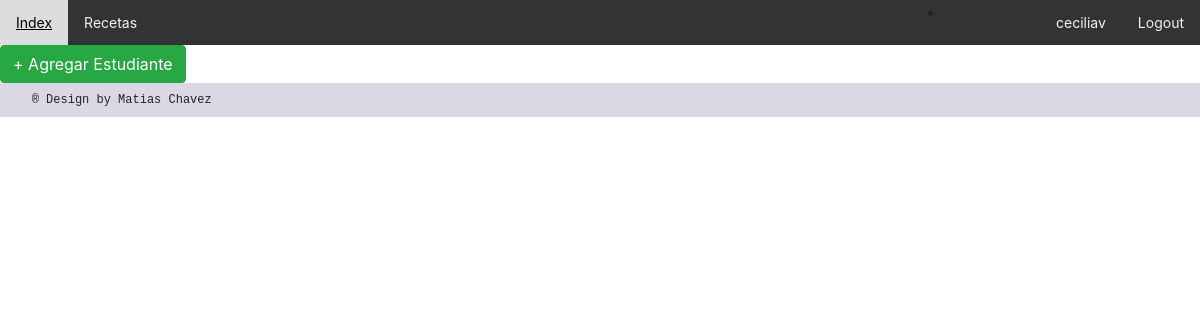
Before: /AppGlobal/perfil/mis_blogs/ (signed in) with the older database file.
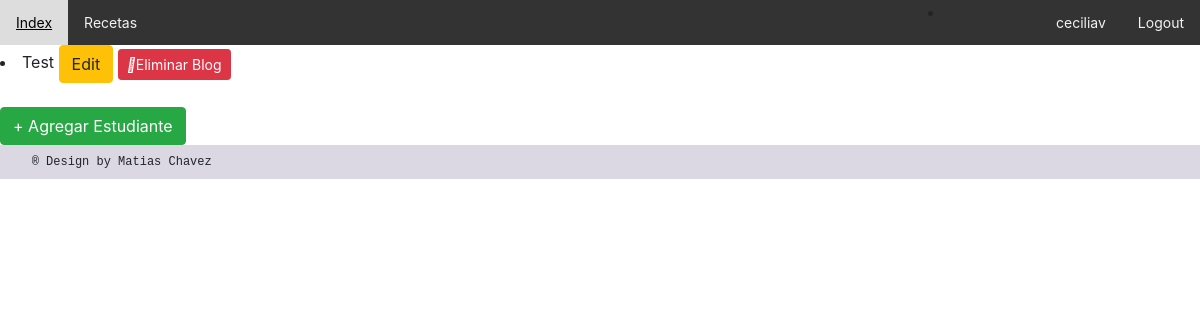
After: the same page with the newer database file.
### AppGlobal/models.py (models this page shows, shortened)
class Blog(models.Model):
   titulo = models.CharField(max_length=60, unique=True)
   slug = AutoSlugField(populate_from='titulo',editable=True, always_update=True)
   descripcion = models.CharField(max_length=120, unique=True)
   body = models.TextField()
   publish_date = models.DateTimeField(auto_now_add=True)
   image = models.ImageField(upload_to='imagenes', null = True, blank = True)
   author= models.ForeignKey(User, on_delete=models.CASCADE, default = '0')

### AppGlobal/views.py (the view)
# urls.py: path('perfil/mis_blogs/', mis_blogs),
@login_required
def mis_blogs(request=None):
    blogs = Blog.objects.all() #Trae todo
    return render(request, "mis_blogs.html", {"blogs": blogs})

### AppGlobal/templates/mis_blogs.html (shortened to what this page needs)
{% extends "index.html" %}
{% load static %}
{% block body %}
    {% for blogs in blogs %}
    {% if user.is_authenticated and user == blogs.author %}
        <li>
            {{ blogs.titulo }}
            <a href="/AppGlobal/edit_blog_post/{{blogs.slug}}" class="btn btn-warning">Edit</a>
            <a class="btn btn-sm btn-danger" href="/AppGlobal/delete_blog/{{blogs.slug}}"> <i
                class="fa-solid fa-trash"></i>Eliminar Blog</a>
        </li>
        <br>
        {% endif %}
    {% endfor %}
    <a class="btn btn-success" href="/AppCoder/create_estudiantes">+ Agregar Estudiante</a>
{% endblock %}

Changed rows visible on the page:
added Blog: titulo "Test"
